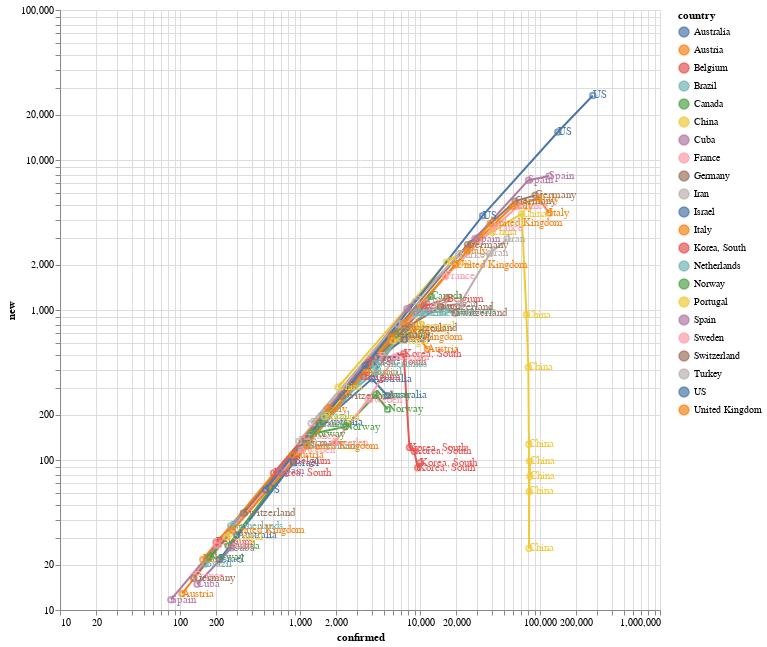

This figure's notebook cell:
### Code cell
import altair as alt

totals = raw_dfs.groupby('country').agg(total=('confirmed', 'max'))
countries = list(totals.index[totals['total'] > 5000]) + ['Cuba']

# countries = ['US', 'Italy', 'China', 'Spain', 'France', 'United Kingdom', 'Germany', 'Cuba', 'Korea, South', 'Japan']
# countries = raw_data.keys()
data = raw_dfs[raw_dfs['country'].isin(countries)]

chart = alt.Chart(data).mark_line().encode(
    x=alt.X('confirmed', scale=alt.Scale(type='log')),
    y=alt.Y('new', scale=alt.Scale(type='log')),
    color='country',
    tooltip='country',
)
dots = alt.Chart(data).mark_point().encode(
    x=alt.X('confirmed', scale=alt.Scale(type='log')),
    y=alt.Y('new', scale=alt.Scale(type='log')),
    color='country',
)

text = chart.mark_text(align='left').encode(
    text='country'    
)

(chart + text + dots).properties(width=600, height=600).interactive()

### Figure 1 — Vega-Lite specification as saved in the notebook (floating-point values rounded to 4 significant figures)
{"config": {"view": {"continuousWidth": 400, "continuousHeight": 300}}, "layer": [{"mark": "line", "encoding": {"color": {"type": "nominal", "field": "country"}, "tooltip": {"type": "nominal", "field": "country"}, "x": {"type": "quantitative", "field": "confirmed", "scale": {"type": "log"}}, "y": {"type": "quantitative", "field": "new", "scale": {"type": "log"}}}, "selection": {"selector002": {"type": "interval", "bind": "scales", "encodings": ["x", "y"]}}}, {"mark": {"type": "text", "align": "left"}, "encoding": {"color": {"type": "nominal", "field": "country"}, "text": {"type": "nominal", "field": "country"}, "tooltip": {"type": "nominal", "field": "country"}, "x": {"type": "quantitative", "field": "confirmed", "scale": {"type": "log"}}, "y": {"type": "quantitative", "field": "new", "scale": {"type": "log"}}}}, {"mark": "point", "encoding": {"color": {"type": "nominal", "field": "country"}, "x": {"type": "quantitative", "field": "confirmed", "scale": {"type": "log"}}, "y": {"type": "quantitative", "field": "new", "scale": {"type": "log"}}}}], "data": {"name": "data-f92036a7e6ee770e7f86985b91aaebf8"}, "height": 600, "width": 600, "$schema": "https://vega.github.io/schema/vega-lite/v4.0.2.json", "datasets": {"data-f92036a7e6ee770e7f86985b91aaebf8": [{"week": 7, "confirmed": 297, "new": 31.57, "country": "Australia"}, {"week": 8, "confirmed": 1549, "new": 178.9, "country": "Australia"}, {"week": 9, "confirmed": 3984, "new": 347.9, "country": "Australia"}, {"week": 10, "confirmed": 5330, "new": 269.2, "country": "Australia"}, {"week": 6, "confirmed": 104, "new": 12.86, "country": "Austria"}, {"week": 7, "confirmed": 860, "new": 108.0, "country": "Austria"}, {"week": 8, "confirmed": 3582, "new": 388.9, "country": "Austria"}, {"week": 9, "confirmed": 8788, "new": 743.7, "country": "Austria"}, {"week": 10, "confirmed": 11524, "new": 547.2, "country": "Austria"}, {"week": 6, "confirmed": 200, "new": 28.29, "country": "Belgium"}, {"week": 7, "confirmed": 886, "new": 98.0, "country": "Belgium"}, {"week": 8, "confirmed": 3401, "new": 359.3, "country": "Belgium"}, {"week": 9, "confirmed": 10836, "new": 1062.0, "country": "Belgium"}, {"week": 10, "confirmed": 16770, "new": 1187.0, "country": "Belgium"}, {"week": 7, "confirmed": 162, "new": 20.29, "country": "Brazil"}, {"week": 8, "confirmed": 1546, "new": 197.7, "country": "Brazil"}, {"week": 9, "confirmed": 4256, "new": 387.1, "country": "Brazil"}, {"week": 10, "confirmed": 9056, "new": 960.0, "country": "Brazil"}, {"week": 7, "confirmed": 252, "new": 26.86, "country": "Canada"}, {"week": 8, "confirmed": 1469, "new": 173.9, "country": "Canada"}, {"week": 9, "confirmed": 6280, "new": 687.3, "country": "Canada"}, {"week": 10, "confirmed": 12437, "new": 1231.0, "country": "Canada"}, {"week": 0, "confirmed": 2075, "new": 305.4, "country": "China"}, {"week": 1, "confirmed": 16630, "new": 2079.0, "country": "China"}, {"week": 2, "confirmed": 39829, "new": 3314.0, "country": "China"}, {"week": 3, "confirmed": 70513, "new": 4383.0, "country": "China"}, {"week": 4, "confirmed": 77022, "new": 929.9, "country": "China"}, {"week": 5, "confirmed": 79932, "new": 415.7, "country": "China"}, {"week": 6, "confirmed": 80823, "new": 127.3, "country": "China"}, {"week": 7, "confirmed": 81003, "new": 25.71, "country": "China"}, {"week": 8, "confirmed": 81435, "new": 61.71, "country": "China"}, {"week": 9, "confirmed": 82122, "new": 98.14, "country": "China"}, {"week": 10, "confirmed": 82511, "new": 77.8, "country": "China"}, {"week": 9, "confirmed": 139, "new": 14.86, "country": "Cuba"}, {"week": 10, "confirmed": 269, "new": 26.0, "country": "Cuba"}, {"week": 5, "confirmed": 130, "new": 16.86, "country": "France"}, {"week": 6, "confirmed": 1136, "new": 143.7, "country": "France"}, {"week": 7, "confirmed": 4532, "new": 485.1, "country": "France"}, {"week": 8, "confirmed": 16243, "new": 1673.0, "country": "France"}, {"week": 9, "confirmed": 40708, "new": 3495.0, "country": "France"}, {"week": 10, "confirmed": 65202, "new": 4899.0, "country": "France"}, {"week": 5, "confirmed": 130, "new": 16.29, "country": "Germany"}, {"week": 6, "confirmed": 1040, "new": 130.0, "country": "Germany"}, {"week": 7, "confirmed": 5795, "new": 679.3, "country": "Germany"}, {"week": 8, "confirmed": 24873, "new": 2725.0, "country": "Germany"}, {"week": 9, "confirmed": 62095, "new": 5317.0, "country": "Germany"}, {"week": 10, "confirmed": 91159, "new": 5813.0, "country": "Germany"}, {"week": 5, "confirmed": 978, "new": 133.6, "country": "Iran"}, {"week": 6, "confirmed": 6566, "new": 798.3, "country": "Iran"}, {"week": 7, "confirmed": 13938, "new": 1053.0, "country": "Iran"}, {"week": 8, "confirmed": 21638, "new": 1100.0, "country": "Iran"}, {"week": 9, "confirmed": 38309, "new": 2382.0, "country": "Iran"}, {"week": 10, "confirmed": 53183, "new": 2975.0, "country": "Iran"}, {"week": 7, "confirmed": 213, "new": 21.71, "country": "Israel"}, {"week": 8, "confirmed": 883, "new": 95.71, "country": "Israel"}, {"week": 9, "confirmed": 4247, "new": 480.6, "country": "Israel"}, {"week": 10, "confirmed": 7428, "new": 636.2, "country": "Israel"}, {"week": 4, "confirmed": 155, "new": 21.71, "country": "Italy"}, {"week": 5, "confirmed": 1694, "new": 219.9, "country": "Italy"}, {"week": 6, "confirmed": 7375, "new": 811.6, "country": "Italy"}, {"week": 7, "confirmed": 24747, "new": 2482.0, "country": "Italy"}, {"week": 8, "confirmed": 59138, "new": 4913.0, "country": "Italy"}, {"week": 9, "confirmed": 97689, "new": 5507.0, "country": "Italy"}, {"week": 10, "confirmed": 119827, "new": 4428.0, "country": "Italy"}, {"week": 4, "confirmed": 602, "new": 81.86, "country": "Korea, South"}, {"week": 5, "confirmed": 3736, "new": 447.7, "country": "Korea, South"}, {"week": 6, "confirmed": 7314, "new": 511.1, "country": "Korea, South"}, {"week": 7, "confirmed": 8162, "new": 121.1, "country": "Korea, South"}, {"week": 8, "confirmed": 8961, "new": 114.1, "country": "Korea, South"}, {"week": 9, "confirmed": 9583, "new": 88.86, "country": "Korea, South"}, {"week": 10, "confirmed": 10062, "new": 95.8, "country": "Korea, South"}, {"week": 6, "confirmed": 265, "new": 36.43, "country": "Netherlands"}, {"week": 7, "confirmed": 1138, "new": 124.7, "country": "Netherlands"}, {"week": 8, "confirmed": 4217, "new": 439.9, "country": "Netherlands"}, {"week": 9, "confirmed": 10930, "new": 959.0, "country": "Netherlands"}, {"week": 10, "confirmed": 15821, "new": 978.2, "country": "Netherlands"}, {"week": 6, "confirmed": 176, "new": 22.43, "country": "Norway"}, {"week": 7, "confirmed": 1221, "new": 149.3, "country": "Norway"}, {"week": 8, "confirmed": 2385, "new": 166.3, "country": "Norway"}, {"week": 9, "confirmed": 4284, "new": 271.3, "country": "Norway"}, {"week": 10, "confirmed": 5370, "new": 217.2, "country": "Norway"}, {"week": 7, "confirmed": 245, "new": 30.71, "country": "Portugal"}, {"week": 8, "confirmed": 1600, "new": 193.6, "country": "Portugal"}, {"week": 9, "confirmed": 5962, "new": 623.1, "country": "Portugal"}, {"week": 10, "confirmed": 9886, "new": 784.8, "country": "Portugal"}, {"week": 5, "confirmed": 84, "new": 11.71, "country": "Spain"}, {"week": 6, "confirmed": 673, "new": 84.14, "country": "Spain"}, {"week": 7, "confirmed": 7798, "new": 1018.0, "country": "Spain"}, {"week": 8, "confirmed": 28768, "new": 2996.0, "country": "Spain"}, {"week": 9, "confirmed": 80110, "new": 7335.0, "country": "Spain"}, {"week": 10, "confirmed": 119199, "new": 7818.0, "country": "Spain"}, {"week": 6, "confirmed": 203, "new": 27.0, "country": "Sweden"}, {"week": 7, "confirmed": 1022, "new": 117.0, "country": "Sweden"}, {"week": 8, "confirmed": 1934, "new": 130.3, "country": "Sweden"}, {"week": 9, "confirmed": 3700, "new": 252.3, "country": "Sweden"}, {"week": 10, "confirmed": 6131, "new": 486.2, "country": "Sweden"}, {"week": 6, "confirmed": 337, "new": 44.29, "country": "Switzerland"}, {"week": 7, "confirmed": 2200, "new": 266.1, "country": "Switzerland"}, {"week": 8, "confirmed": 7474, "new": 753.4, "country": "Switzerland"}, {"week": 9, "confirmed": 14829, "new": 1051.0, "country": "Switzerland"}, {"week": 10, "confirmed": 19606, "new": 955.4, "country": "Switzerland"}, {"week": 8, "confirmed": 1236, "new": 175.7, "country": "Turkey"}, {"week": 9, "confirmed": 9217, "new": 1140.0, "country": "Turkey"}, {"week": 10, "confirmed": 20921, "new": 2341.0, "country": "Turkey"}, {"week": 6, "confirmed": 274, "new": 34.0, "country": "United Kingdom"}, {"week": 7, "confirmed": 1145, "new": 124.4, "country": "United Kingdom"}, {"week": 8, "confirmed": 5745, "new": 657.1, "country": "United Kingdom"}, {"week": 9, "confirmed": 19780, "new": 2005.0, "country": "United Kingdom"}, {"week": 10, "confirmed": 38689, "new": 3782.0, "country": "United Kingdom"}, {"week": 6, "confirmed": 518, "new": 63.43, "country": "US"}, {"week": 7, "confirmed": 3499, "new": 425.9, "country": "US"}, {"week": 8, "confirmed": 33276, "new": 4254.0, "country": "US"}, {"week": 9, "confirmed": 140886, "new": 15370.0, "country": "US"}, {"week": 10, "confirmed": 275586, "new": 26940.0, "country": "US"}]}}
